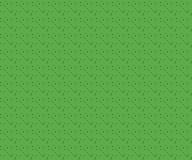

Rendered tile map (Tiled .tmx) drawn with the repository's tilesets; below, a short description and the full map source, tile grids included:
An orthogonal 12x10 tile map with 16x16 px tiles, 1 tile layer (ground) and 3 objects (npc, sign, warp).

<map version="1.10" tiledversion="1.10.2" orientation="orthogonal" renderorder="right-down" width="12" height="10" tilewidth="16" tileheight="16" infinite="0" nextlayerid="3" nextobjectid="4">
 <tileset firstgid="1" source="../tilesets/overworld.tsx" />
 <layer id="1" name="ground" width="12" height="10">
  <data encoding="csv">
1,1,1,1,1,1,1,1,1,1,1,1,
1,1,1,1,1,1,1,1,1,1,1,1,
1,1,1,1,1,1,1,1,1,1,1,1,
1,1,1,1,1,1,1,1,1,1,1,1,
1,1,1,1,1,1,1,1,1,1,1,1,
1,1,1,1,1,1,1,1,1,1,1,1,
1,1,1,1,1,1,1,1,1,1,1,1,
1,1,1,1,1,1,1,1,1,1,1,1,
1,1,1,1,1,1,1,1,1,1,1,1,
1,1,1,1,1,1,1,1,1,1,1,1
</data>
 </layer>
 <objectgroup id="2" name="objects">
  <object id="1" name="guide" type="npc" x="80" y="64" width="16" height="16">
   <properties>
    <property name="facing" value="down" />
    <property name="script" value="maps/town.lua:guide" />
   </properties>
  </object>
  <object id="2" name="welcome_sign" type="sign" x="32" y="64" width="16" height="16">
   <properties>
    <property name="text" value="Welcome to Scenario Town!" />
   </properties>
  </object>
  <object id="3" name="to_house" type="warp" x="144" y="128" width="16" height="16">
   <properties>
    <property name="to_map" value="house" />
    <property name="to_x" type="int" value="2" />
    <property name="to_y" type="int" value="2" />
    <property name="facing" value="down" />
   </properties>
  </object>
 </objectgroup>
</map>
